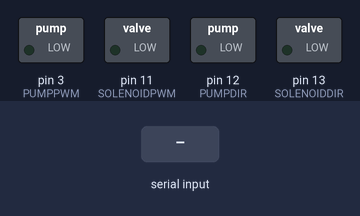
The sketch below on a simulated Arduino Uno, built with avr-gcc and run on an emulated ATmega328P. Parts: switched loads named in the sketch (green lamp = pin HIGH). The inputs (shaded band) are chosen by the test bench.

Above: at 1.2 s.
1.3 s: "1\n" received over Serial
At 2.2 s:
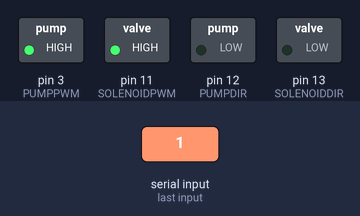
2.8 s: "2\n" received over Serial
At 3.3 s:
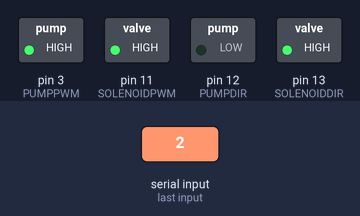
4.3 s: "3\n" received over Serial
At 5.6 s:
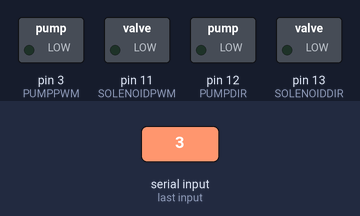
Timing chart, 0 to 7.3 s (numbered marks = the images above; inputs shaded):
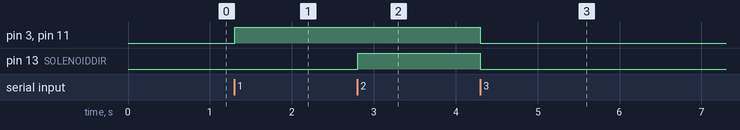

Measured:
- after the input at 1.3 s, pin 3 (PUMPPWM), pin 11 (SOLENOIDPWM): LOW → HIGH at once
- after the input at 2.8 s, pin 13 (SOLENOIDDIR): LOW → HIGH at once
- after the input at 4.3 s, pin 3 (PUMPPWM), pin 11 (SOLENOIDPWM), pin 13 (SOLENOIDDIR): HIGH → LOW at once

The sketch:

Pneumatics.ino
```cpp
//define pump motor things
#define PUMPDIR 12 //pump is on terminals A
#define PUMPPWM 3 //can use to moderate pressure
#define PUMPCURRENT A0 //will help to tell torque and therefore pressure output
#define PUMPBRAKE 9 //potentially useful? not sure. if the current is too high maybe.
//define solenoid motor
#define SOLENOIDDIR 13 //solenoid is on terminals B
#define SOLENOIDPWM 11 //this will be set to 255 or 0 always, nothing in between.
#define SOLENOIDCURRENT A1 //not that useful, but we will keep it anyways
#define SOLENOIDBRAKE 8 //also not useful

//comment out which one you are using or not; i.e: if you want to test by hand comment out SERIAL_TALKING
//#define TESTING
#define SERIAL_TALKING


//these govern times for both testing and for actual implementation. this means we can test then
//when we find something that works just uncomment/comment above and leave these values the same
int blow_time= 4000; //milliseconds
int suck_time=7000;//milliseconds
int hold_time=2000;//milliseconds

/*
penumatic connections:

solenoid set up:
                              |
                             solenoid 1
|------------|  suck line     |
|            |----------------|-------solenoid 2 ----|
|   motor    |                                       -------output
|            |----------------|-------solenoid 3 ----|
|------------|  blow line    solenoid 4
                              |

blow is activated (inflating baloon) should be solenoid 4 + 2 are closed, 1+3 are energized. This corresponds to B- currently
(direction is LOW)
suck is solenoid 2+4 are activated, which is B+ (direction HIGH)

all solenoid black wires should go together on common ground (currently hooked up to the power supply)
2+4 red go to B+
1+3 red go to B-
*/
int pumping; //0 is nothing, 1 is suck, 2 is inflate, 3 is hold

//these need to be set each loop, called in drive() function. set here to be able to store values for controls purposes (i think?)
int pump_pwm;
bool solenoid_pwm;//only ever all-on or all-off. no in between.
bool solenoid_dir;

float pump_current; //used to tell how hard the pump is driving

//used to track how long pumping has been happening relative to what our goal is
int current_cmd_start_time=0;
//if millis() wraparound ends up being a problem (once it gets too high it becomes 0 again), then we can have the ros computer side of things take care of
//timing and the arduino just recieves and executes commands. i could see this being an issue
//ok we are going with computer taking care of timing and the arduino just does what it is told!

void setup() {
  // put your setup code here, to run once:
  //Setup pinmodes for our pins
  pinMode(PUMPDIR,OUTPUT);
  pinMode(PUMPPWM,OUTPUT);
  pinMode(PUMPCURRENT,INPUT);

  pinMode(SOLENOIDDIR,OUTPUT);
  pinMode(SOLENOIDPWM,OUTPUT);
  pinMode(SOLENOIDCURRENT,INPUT);
  //

  digitalWrite(PUMPDIR,LOW);  //pump goes in the same direction reagrdless of polarity, so only PWM matters for it.

  #ifdef SERIAL_TALKING
    Serial.begin(9600);//used for talking with a computer
  #endif


  #ifdef TESTING
      //begin serial communication
      Serial.begin(9600);
  #endif

}

void loop() {
  //Serial.println(pumping);
  #ifdef SERIAL_TALKING
  get_pumping_serial();
  #endif

  #ifdef TESTING
  get_pumping_test(); //use this to read value of pumping from serial connection. also will use to test :P
  #endif

  //somehow read either a desired pressure or PWM or just being told to inflate
  //ill assume that we are just being told to inflate, and that how much will be experimentally
  //decided and implemented by the arduino

  //read values
  //pump_current = 1/1.65*map(analogRead(PUMPCURRENT),0,1023,0,3.3);// Vout= 1.65V/A * current, Vout is 0->1023 but actually is 0 to 3.3V (or 5V?)

  //Serial.println(analogRead(SOLENOIDCURRENT)/1.65);
  //somehow recieve value for pumping
  if (pumping==1){ //suck
    solenoid_dir=LOW;
    solenoid_pwm=HIGH;
    pump_pwm=255;
    //Serial.println("suck");
  }else if (pumping ==2){ //blow
    solenoid_dir=HIGH;
    solenoid_pwm=HIGH;
    pump_pwm=255;
    //Serial.println("blow");
  }else if (pumping==3){ //hold
    solenoid_dir=LOW;
    solenoid_pwm=LOW;
    pump_pwm=0;
    //Serial.println("hold");
  }else if (pumping==0){//no info
    solenoid_dir=LOW;
    solenoid_pwm=LOW;
    pump_pwm=0;
  } //if else, should do what was being done before. might have to change 0 to this, we shall see :P

  drive(); //send commands to motors based on pumping
}

void drive(){
  //code to apply motor outputs to the actual motors/actuators
  analogWrite(PUMPPWM,pump_pwm);
  digitalWrite(SOLENOIDPWM,solenoid_pwm);
  digitalWrite(SOLENOIDDIR,solenoid_dir);
}

void get_pumping_test(){
  //eventually this should read off of the serial port or ros topic or however that thing works
  //Serial.println(pump_current);
  //below is the test code :P it alternates between sucking and blowing for testing purposes
  int timed=millis();
  //pumping=1;
  //triple square wave/step wave:
  if ((timed%(blow_time+suck_time+hold_time))<blow_time){
    pumping=2; //blow
  }else if ((timed%(blow_time+suck_time+hold_time))<(hold_time+blow_time)){
    pumping=3; //hold
  }else{
    pumping=1;//suck
  }
}

void get_pumping_serial(){
    int new_pumping=readSerialData();
    if (new_pumping!=0){
      pumping=new_pumping;
    }
}

int readSerialData(){

  //if (Serial.available()>0){
    //Serial.println("ooh");
    String commandString=Serial.readStringUntil('\n');//read a whole line
    return commandString.toInt();
  //}else{
    //return 0;
  //}
}
```
